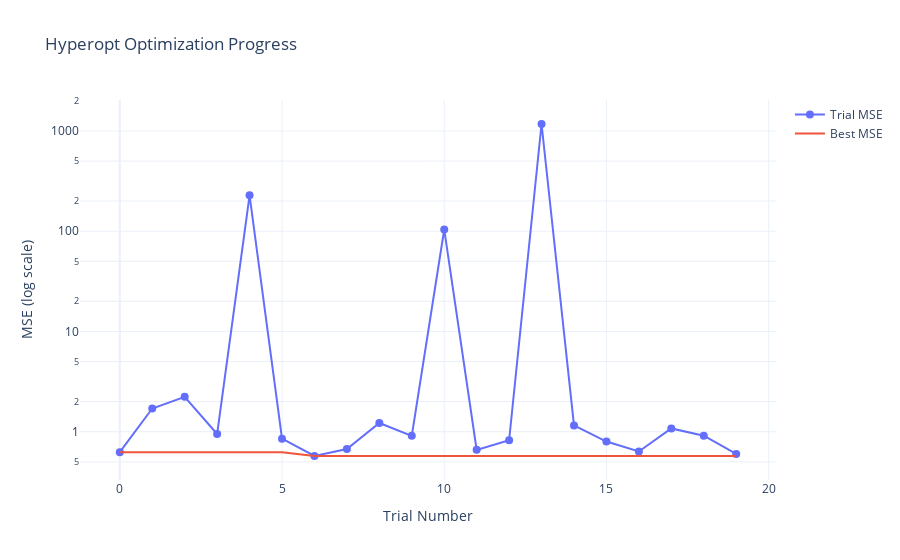
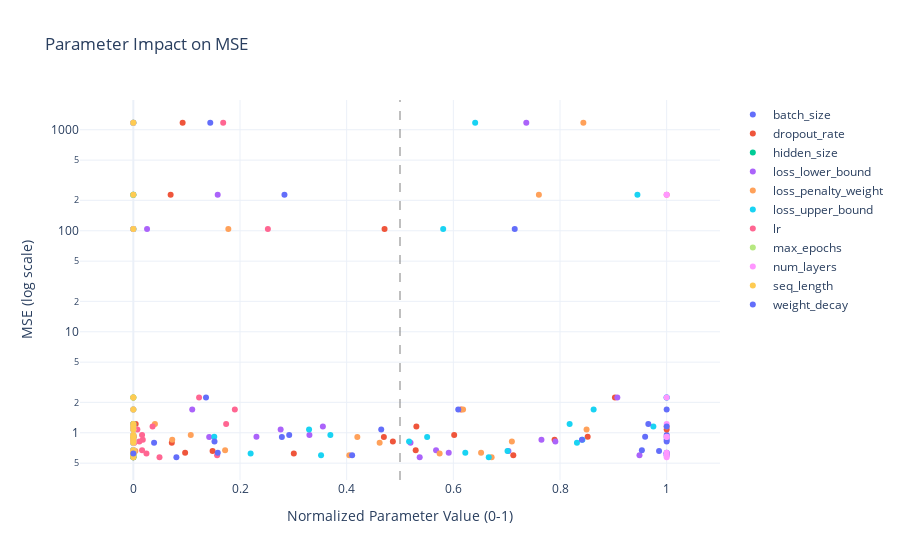

Notebook code for these charts, in order:
### Code cell
import plotly.graph_objects as go
import numpy as np
from sklearn.preprocessing import MinMaxScaler

def visualize_hyperopt_results(trials):
    """Visualize hyperopt optimization process with MSE values and log scale"""
    # Create evolution of MSE plot with log scale
    losses = [trial['result']['loss'] for trial in trials.trials]  # These are MSE values
    best_losses = np.minimum.accumulate(losses)
    
    # First plot: MSE evolution over trials
    fig = go.Figure()
    fig.add_trace(go.Scatter(y=losses, name='Trial MSE',
                            mode='markers+lines', marker=dict(size=8)))
    fig.add_trace(go.Scatter(y=best_losses, name='Best MSE',
                            mode='lines', line=dict(width=2)))
    
    fig.update_layout(
        title='Hyperopt Optimization Progress',
        xaxis_title='Trial Number',
        yaxis_title='MSE (log scale)',
        template='plotly_white',
        yaxis_type="log"  # Set y-axis to log scale
    )
    fig.show()
    
    # Parameter importance visualization
    param_values = {}
    param_scores = {}
    
    # Collect all parameter values and scores
    for trial in trials.trials:
        for param, value in trial['result']['params'].items():
            if param not in param_values:
                param_values[param] = []
                param_scores[param] = []
            if not isinstance(value, (nn.Module, bool)):  # Skip non-numeric parameters
                param_values[param].append(float(value))
                param_scores[param].append(trial['result']['loss'])
    
    # Create second plot
    fig = go.Figure()
    
    for param in param_values.keys():
        if param_values[param]:  # Check if we have values for this parameter
            # Normalize only parameter values to 0-1 range
            param_scaler = MinMaxScaler()
            normalized_param_values = param_scaler.fit_transform(np.array(param_values[param]).reshape(-1, 1)).flatten()
            
            # Use actual MSE values (not normalized)
            mse_values = np.array(param_scores[param])
            
            fig.add_trace(go.Scatter(
                x=normalized_param_values,
                y=mse_values,  # Use actual MSE values
                mode='markers',
                name=f"{param}",
                hovertemplate=(
                    f"{param}<br>" +
                    "Normalized Value: %{x:.3f}<br>" +
                    "Original Value: %{customdata[0]:.3f}<br>" +
                    "MSE: %{y:.6f}<br>" +
                    "<extra></extra>"
                ),
                customdata=np.column_stack((
                    param_values[param],
                    mse_values
                ))
            ))
    
    fig.update_layout(
        title='Parameter Impact on MSE',
        xaxis_title='Normalized Parameter Value (0-1)',
        yaxis_title='MSE (log scale)',
        template='plotly_white',
        xaxis=dict(range=[-0.1, 1.1]),  # Add some padding
        yaxis_type="log"  # Set y-axis to log scale
    )
    
    # Add vertical reference line at x=0.5
    fig.add_vline(x=0.5, line_dash="dash", line_color="gray", opacity=0.5)
    
    fig.show()

# Execute the visualization
visualize_hyperopt_results(trials)
#Loog normalize these losses

### Figure 1 — Plotly figure (JSON) as saved in the notebook; plotly's stock layout.template omitted (floating-point values rounded to 4 significant figures)
{"data": [{"marker": {"size": 8}, "mode": "markers+lines", "name": "Trial MSE", "type": "scatter", "y": [0.6246, 1.704, 2.229, 0.9484, 227.8, 0.8509, 0.5724, 0.672, 1.222, 0.9095, 104.0, 0.6592, 0.8209, 1173.0, 1.156, 0.7976, 0.6351, 1.078, 0.9118, 0.6001]}, {"line": {"width": 2}, "mode": "lines", "name": "Best MSE", "type": "scatter", "y": [0.6246, 0.6246, 0.6246, 0.6246, 0.6246, 0.6246, 0.5724, 0.5724, 0.5724, 0.5724, 0.5724, 0.5724, 0.5724, 0.5724, 0.5724, 0.5724, 0.5724, 0.5724, 0.5724, 0.5724]}], "layout": {"title": {"text": "Hyperopt Optimization Progress"}, "xaxis": {"title": {"text": "Trial Number"}}, "yaxis": {"title": {"text": "MSE (log scale)"}, "type": "log"}}}

### Figure 2 — Plotly figure (JSON) as saved in the notebook; plotly's stock layout.template omitted (floating-point values rounded to 4 significant figures)
{"data": [{"customdata": [[128, 0.6246], [128, 1.704], [128, 2.229], [128, 0.9484], [64, 227.8], [128, 0.8509], [64, 0.5724], [64, 0.672], [64, 1.222], [128, 0.9095], [64, 104.0], [64, 0.6592], [128, 0.8209], [64, 1173.0], [64, 1.156], [64, 0.7976], [128, 0.6351], [64, 1.078], [64, 0.9118], [128, 0.6001]], "hovertemplate": "batch_size<br>Normalized Value: %{x:.3f}<br>Original Value: %{customdata[0]:.3f}<br>MSE: %{y:.6f}<br><extra></extra>", "mode": "markers", "name": "batch_size", "type": "scatter", "x": [1, 1, 1, 1, 0, 1, 0, 0, 0, 1, 0, 0, 1, 0, 0, 0, 1, 0, 0, 1], "y": [0.6246, 1.704, 2.229, 0.9484, 227.8, 0.8509, 0.5724, 0.672, 1.222, 0.9095, 104.0, 0.6592, 0.8209, 1173.0, 1.156, 0.7976, 0.6351, 1.078, 0.9118, 0.6001]}, {"customdata": [[0.1597, 0.6246], [0.2622, 1.704], [0.3566, 2.229], [0.258, 0.9484], [0.08411, 227.8], [0.3196, 0.8509], [0.06124, 0.5724], [0.2344, 0.672], [0.06268, 1.222], [0.2149, 0.9095], [0.2153, 104.0], [0.1098, 0.6592], [0.2204, 0.8209], [0.09148, 1173.0], [0.2348, 1.156], [0.08484, 0.7976], [0.09301, 0.6351], [0.3884, 1.078], [0.3399, 0.9118], [0.2943, 0.6001]], "hovertemplate": "dropout_rate<br>Normalized Value: %{x:.3f}<br>Original Value: %{customdata[0]:.3f}<br>MSE: %{y:.6f}<br><extra></extra>", "mode": "markers", "name": "dropout_rate", "type": "scatter", "x": [0.3009, 0.6145, 0.903, 0.6016, 0.06993, 0.7898, 0, 0.5294, 0.00441, 0.4697, 0.471, 0.1486, 0.4866, 0.09244, 0.5307, 0.07215, 0.09711, 1.0, 0.8519, 0.7124], "y": [0.6246, 1.704, 2.229, 0.9484, 227.8, 0.8509, 0.5724, 0.672, 1.222, 0.9095, 104.0, 0.6592, 0.8209, 1173.0, 1.156, 0.7976, 0.6351, 1.078, 0.9118, 0.6001]}, {"customdata": [[64, 0.6246], [64, 1.704], [64, 2.229], [64, 0.9484], [64, 227.8], [64, 0.8509], [64, 0.5724], [64, 0.672], [64, 1.222], [64, 0.9095], [64, 104.0], [64, 0.6592], [64, 0.8209], [64, 1173.0], [64, 1.156], [64, 0.7976], [64, 0.6351], [64, 1.078], [64, 0.9118], [64, 0.6001]], "hovertemplate": "hidden_size<br>Normalized Value: %{x:.3f}<br>Original Value: %{customdata[0]:.3f}<br>MSE: %{y:.6f}<br><extra></extra>", "mode": "markers", "name": "hidden_size", "type": "scatter", "x": [0, 0, 0, 0, 0, 0, 0, 0, 0, 0, 0, 0, 0, 0, 0, 0, 0, 0, 0, 0], "y": [0.6246, 1.704, 2.229, 0.9484, 227.8, 0.8509, 0.5724, 0.672, 1.222, 0.9095, 104.0, 0.6592, 0.8209, 1173.0, 1.156, 0.7976, 0.6351, 1.078, 0.9118, 0.6001]}, {"customdata": [[-1.01, 0.6246], [-1.773, 1.704], [-1.09, 2.229], [-1.585, 0.9484], [-1.732, 227.8], [-1.212, 0.8509], [-1.408, 0.5724], [-1.381, 0.672], [-1.868, 1.222], [-1.746, 0.9095], [-1.846, 104.0], [-1.265, 0.6592], [-1.189, 0.8209], [-1.236, 1173.0], [-1.563, 1.156], [-1.422, 0.7976], [-1.361, 0.6351], [-1.631, 1.078], [-1.67, 0.9118], [-1.054, 0.6001]], "hovertemplate": "loss_lower_bound<br>Normalized Value: %{x:.3f}<br>Original Value: %{customdata[0]:.3f}<br>MSE: %{y:.6f}<br><extra></extra>", "mode": "markers", "name": "loss_lower_bound", "type": "scatter", "x": [1, 0.1104, 0.9075, 0.3302, 0.1582, 0.7652, 0.5369, 0.5676, 0, 0.1422, 0.02572, 0.7033, 0.7913, 0.7368, 0.3554, 0.5197, 0.5913, 0.2762, 0.2308, 0.949], "y": [0.6246, 1.704, 2.229, 0.9484, 227.8, 0.8509, 0.5724, 0.672, 1.222, 0.9095, 104.0, 0.6592, 0.8209, 1173.0, 1.156, 0.7976, 0.6351, 1.078, 0.9118, 0.6001]}, {"customdata": [[57360.0, 0.6246], [61680.0, 1.704], [942.0, 2.229], [11520.0, 0.9484], [75650.0, 227.8], [8104.0, 0.8509], [66940.0, 0.5724], [17850.0, 0.672], [4918.0, 1.222], [42200.0, 0.9095], [18440.0, 104.0], [1321.0, 0.6592], [70670.0, 0.8209], [83840.0, 1173.0], [99180.0, 1.156], [46310.0, 0.7976], [65000.0, 0.6351], [84430.0, 1.078], [993.7, 0.9118], [40730.0, 0.6001]], "hovertemplate": "loss_penalty_weight<br>Normalized Value: %{x:.3f}<br>Original Value: %{customdata[0]:.3f}<br>MSE: %{y:.6f}<br><extra></extra>", "mode": "markers", "name": "loss_penalty_weight", "type": "scatter", "x": [0.5743, 0.6183, 0, 0.1077, 0.7604, 0.07291, 0.6718, 0.1721, 0.04047, 0.42, 0.1781, 0.003855, 0.7097, 0.8438, 1.0, 0.4618, 0.652, 0.8498, 0.0005264, 0.405], "y": [0.6246, 1.704, 2.229, 0.9484, 227.8, 0.8509, 0.5724, 0.672, 1.222, 0.9095, 104.0, 0.6592, 0.8209, 1173.0, 1.156, 0.7976, 0.6351, 1.078, 0.9118, 0.6001]}, {"customdata": [[1.236, 0.6246], [1.854, 1.704], [1.985, 2.229], [1.38, 0.9484], [1.933, 227.8], [1.833, 0.8509], [1.665, 0.5724], [1.025, 0.672], [1.81, 1.222], [1.554, 0.9095], [1.583, 104.0], [1.699, 0.6592], [1.522, 0.8209], [1.64, 1173.0], [1.961, 1.156], [1.824, 0.7976], [1.623, 0.6351], [1.341, 1.078], [1.171, 0.9118], [1.363, 0.6001]], "hovertemplate": "loss_upper_bound<br>Normalized Value: %{x:.3f}<br>Original Value: %{customdata[0]:.3f}<br>MSE: %{y:.6f}<br><extra></extra>", "mode": "markers", "name": "loss_upper_bound", "type": "scatter", "x": [0.22, 0.863, 1.0, 0.3695, 0.9452, 0.842, 0.6664, 0, 0.8181, 0.5509, 0.581, 0.7016, 0.517, 0.6409, 0.9751, 0.8318, 0.6224, 0.3295, 0.1517, 0.352], "y": [0.6246, 1.704, 2.229, 0.9484, 227.8, 0.8509, 0.5724, 0.672, 1.222, 0.9095, 104.0, 0.6592, 0.8209, 1173.0, 1.156, 0.7976, 0.6351, 1.078, 0.9118, 0.6001]}, {"customdata": [[0.001923, 0.6246], [0.01399, 1.704], [0.009109, 2.229], [0.001325, 0.9484], [0.07293, 227.8], [0.001425, 0.8509], [0.003705, 0.5724], [0.001323, 0.672], [0.0128, 1.222], [0.0001653, 0.9095], [0.0185, 104.0], [0.0001331, 0.6592], [0.0009563, 0.8209], [0.0124, 1173.0], [0.002759, 1.156], [0.0002596, 0.7976], [0.0001559, 0.6351], [0.0006816, 1.078], [0.0001537, 0.9118], [0.01157, 0.6001]], "hovertemplate": "lr<br>Normalized Value: %{x:.3f}<br>Original Value: %{customdata[0]:.3f}<br>MSE: %{y:.6f}<br><extra></extra>", "mode": "markers", "name": "lr", "type": "scatter", "x": [0.02459, 0.1903, 0.1233, 0.01638, 1.0, 0.01774, 0.04907, 0.01634, 0.174, 0.0004424, 0.2523, 0, 0.01131, 0.1685, 0.03607, 0.001738, 0.000313, 0.007534, 0.0002836, 0.1571], "y": [0.6246, 1.704, 2.229, 0.9484, 227.8, 0.8509, 0.5724, 0.672, 1.222, 0.9095, 104.0, 0.6592, 0.8209, 1173.0, 1.156, 0.7976, 0.6351, 1.078, 0.9118, 0.6001]}, {"customdata": [[500, 0.6246], [500, 1.704], [500, 2.229], [500, 0.9484], [500, 227.8], [500, 0.8509], [500, 0.5724], [500, 0.672], [500, 1.222], [500, 0.9095], [500, 104.0], [500, 0.6592], [500, 0.8209], [500, 1173.0], [500, 1.156], [500, 0.7976], [500, 0.6351], [500, 1.078], [500, 0.9118], [500, 0.6001]], "hovertemplate": "max_epochs<br>Normalized Value: %{x:.3f}<br>Original Value: %{customdata[0]:.3f}<br>MSE: %{y:.6f}<br><extra></extra>", "mode": "markers", "name": "max_epochs", "type": "scatter", "x": [0, 0, 0, 0, 0, 0, 0, 0, 0, 0, 0, 0, 0, 0, 0, 0, 0, 0, 0, 0], "y": [0.6246, 1.704, 2.229, 0.9484, 227.8, 0.8509, 0.5724, 0.672, 1.222, 0.9095, 104.0, 0.6592, 0.8209, 1173.0, 1.156, 0.7976, 0.6351, 1.078, 0.9118, 0.6001]}, {"customdata": [[1, 0.6246], [1, 1.704], [2, 2.229], [1, 0.9484], [2, 227.8], [1, 0.8509], [2, 0.5724], [1, 0.672], [2, 1.222], [2, 0.9095], [1, 104.0], [1, 0.6592], [1, 0.8209], [1, 1173.0], [1, 1.156], [1, 0.7976], [2, 0.6351], [1, 1.078], [2, 0.9118], [2, 0.6001]], "hovertemplate": "num_layers<br>Normalized Value: %{x:.3f}<br>Original Value: %{customdata[0]:.3f}<br>MSE: %{y:.6f}<br><extra></extra>", "mode": "markers", "name": "num_layers", "type": "scatter", "x": [0, 0, 1, 0, 1, 0, 1, 0, 1, 1, 0, 0, 0, 0, 0, 0, 1, 0, 1, 1], "y": [0.6246, 1.704, 2.229, 0.9484, 227.8, 0.8509, 0.5724, 0.672, 1.222, 0.9095, 104.0, 0.6592, 0.8209, 1173.0, 1.156, 0.7976, 0.6351, 1.078, 0.9118, 0.6001]}, {"customdata": [[10, 0.6246], [10, 1.704], [10, 2.229], [10, 0.9484], [10, 227.8], [10, 0.8509], [10, 0.5724], [10, 0.672], [10, 1.222], [10, 0.9095], [10, 104.0], [10, 0.6592], [10, 0.8209], [10, 1173.0], [10, 1.156], [10, 0.7976], [10, 0.6351], [10, 1.078], [10, 0.9118], [10, 0.6001]], "hovertemplate": "seq_length<br>Normalized Value: %{x:.3f}<br>Original Value: %{customdata[0]:.3f}<br>MSE: %{y:.6f}<br><extra></extra>", "mode": "markers", "name": "seq_length", "type": "scatter", "x": [0, 0, 0, 0, 0, 0, 0, 0, 0, 0, 0, 0, 0, 0, 0, 0, 0, 0, 0, 0], "y": [0.6246, 1.704, 2.229, 0.9484, 227.8, 0.8509, 0.5724, 0.672, 1.222, 0.9095, 104.0, 0.6592, 0.8209, 1173.0, 1.156, 0.7976, 0.6351, 1.078, 0.9118, 0.6001]}, {"customdata": [[0.01839, 0.6246], [0.2483, 1.704], [0.06982, 2.229], [0.1287, 0.9484], [0.1253, 227.8], [0.3358, 0.8509], [0.04886, 0.5724], [0.3782, 0.672], [0.3828, 1.222], [0.1235, 0.9095], [0.2883, 104.0], [0.3904, 0.6592], [0.07582, 0.8209], [0.07283, 1173.0], [0.3958, 1.156], [0.03308, 0.7976], [0.07813, 0.6351], [0.1938, 1.078], [0.3805, 0.9118], [0.1732, 0.6001]], "hovertemplate": "weight_decay<br>Normalized Value: %{x:.3f}<br>Original Value: %{customdata[0]:.3f}<br>MSE: %{y:.6f}<br><extra></extra>", "mode": "markers", "name": "weight_decay", "type": "scatter", "x": [0, 0.6092, 0.1363, 0.2923, 0.2834, 0.8412, 0.08072, 0.9535, 0.9656, 0.2785, 0.7151, 0.9857, 0.1522, 0.1443, 1, 0.03893, 0.1583, 0.4648, 0.9596, 0.4102], "y": [0.6246, 1.704, 2.229, 0.9484, 227.8, 0.8509, 0.5724, 0.672, 1.222, 0.9095, 104.0, 0.6592, 0.8209, 1173.0, 1.156, 0.7976, 0.6351, 1.078, 0.9118, 0.6001]}], "layout": {"shapes": [{"line": {"color": "gray", "dash": "dash"}, "opacity": 0.5, "type": "line", "x0": 0.5, "x1": 0.5, "xref": "x", "y0": 0, "y1": 1, "yref": "y domain"}], "title": {"text": "Parameter Impact on MSE"}, "xaxis": {"range": [-0.1, 1.1], "title": {"text": "Normalized Parameter Value (0-1)"}}, "yaxis": {"title": {"text": "MSE (log scale)"}, "type": "log"}}}
